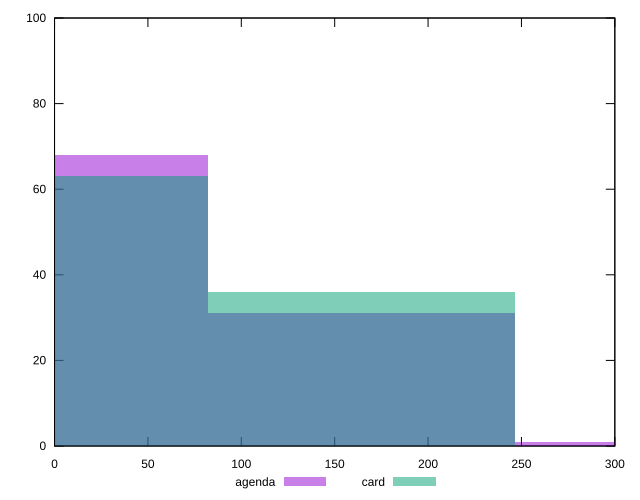

gnuplot code for this plot:
reset

$agenda <<EOF
0 68
328.981008613737 1
164.4905043068685 31
EOF

$card <<EOF
164.4905043068685 36
0 63
EOF

set key outside below
set boxwidth 164.4905043068685
set xrange [0:300]
set yrange [0:100]
set trange [0:100]
set style fill transparent solid 0.5 noborder
set terminal svg size 640, 500 enhanced background rgb 'white'
set output "report/report_00029_2021-02-24T13-36-40.390Z/unminified-javascript/comparison/histogram/1_vs_2.svg"

plot $agenda title "agenda" with boxes, \
     $card title "card" with boxes

reset
